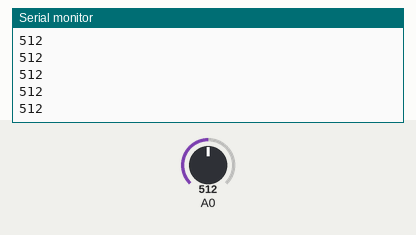
The sketch below on a simulated Arduino Uno, built with avr-gcc and run on an emulated ATmega328P. Shown: the last lines printed to the serial monitor. Inputs (shaded band) come from the test bench; at power-on: A0 = 512.

Above: at 1.2 s.
1.3 s: A0 set to 390
At 2.0 s:
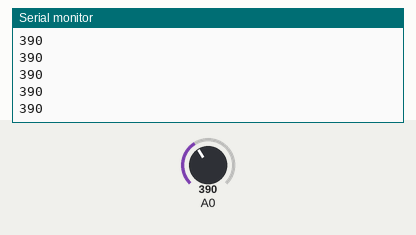
2.8 s: A0 set to 410
At 3.6 s:
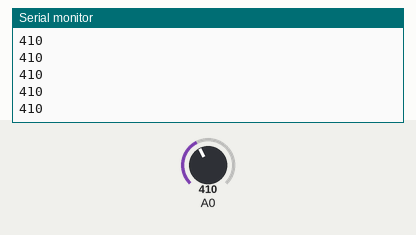
Timing chart, 0 to 5.8 s (numbered marks = the images above; inputs shaded):
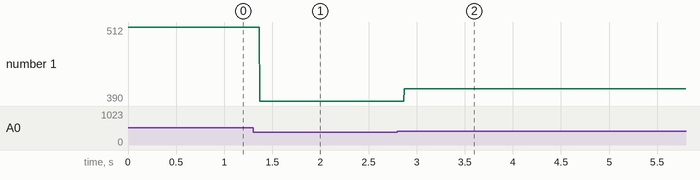

Measured:
- after the input at 1.3 s, the serial monitor: prints a new line after 0.07 s (image 1)
- after the input at 2.8 s, the serial monitor: prints a new line after 0.07 s (image 2)
- plotted number 1: 512 → 390 after the input at 1.3 s, 390 → 410 after the input at 2.8 s

The sketch:

______1.ino
```cpp
void setup() {
  // put your setup code here, to run once:
  Serial.begin(9600);

}

void loop() {
  // put your main code here, to run repeatedly:
  int lightValue = analogRead(A0);
  Serial.println(lightValue);
  if(lightValue < 400){
    digitalWrite(2, HIGH);
  }

}
```
